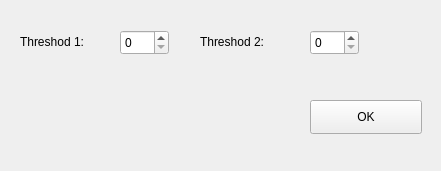
    <widget class="QWidget" name="doubleThreshodWidget" native="true">
     <property name="geometry">
      <rect>
       <x>10</x>
       <y>10</y>
       <width>441</width>
       <height>171</height>
      </rect>
     </property>
     <widget class="QSpinBox" name="inputThreshod1">
      <property name="geometry">
       <rect>
        <x>120</x>
        <y>30</y>
        <width>49</width>
        <height>25</height>
       </rect>
      </property>
      <property name="maximum">
       <number>255</number>
      </property>
     </widget>
     <widget class="QLabel" name="label_12">
      <property name="geometry">
       <rect>
        <x>20</x>
        <y>33</y>
        <width>101</width>
        <height>18</height>
       </rect>
      </property>
      <property name="text">
       <string>Threshod 1:</string>
      </property>
     </widget>
     <widget class="QLabel" name="label_13">
      <property name="geometry">
       <rect>
        <x>200</x>
        <y>33</y>
        <width>111</width>
        <height>18</height>
       </rect>
      </property>
      <property name="text">
       <string>Threshod 2:</string>
      </property>
     </widget>
     <widget class="QSpinBox" name="inputThreshod2">
      <property name="geometry">
       <rect>
        <x>310</x>
        <y>30</y>
        <width>49</width>
        <height>25</height>
       </rect>
      </property>
      <property name="maximum">
       <number>255</number>
      </property>
     </widget>
     <widget class="QPushButton" name="doubleThreshodOkBtn">
      <property name="geometry">
       <rect>
        <x>310</x>
        <y>100</y>
        <width>112</width>
        <height>34</height>
       </rect>
      </property>
      <property name="text">
       <string>OK</string>
      </property>
     </widget>
    </widget>
